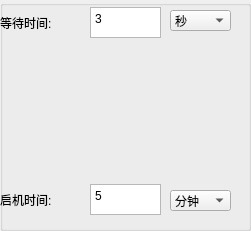
  <widget class="QGroupBox" name="groupBox_4">
   <property name="geometry">
    <rect>
     <x>960</x>
     <y>20</y>
     <width>251</width>
     <height>231</height>
    </rect>
   </property>
   <property name="title">
    <string/>
   </property>
   <widget class="QComboBox" name="comboBox_S1_TIME">
    <property name="geometry">
     <rect>
      <x>170</x>
      <y>190</y>
      <width>61</width>
      <height>21</height>
     </rect>
    </property>
    <item>
     <property name="text">
      <string>分钟</string>
     </property>
    </item>
    <item>
     <property name="text">
      <string>秒</string>
     </property>
    </item>
    <item>
     <property name="text">
      <string>毫秒</string>
     </property>
    </item>
   </widget>
   <widget class="QTextEdit" name="textEdit_S1_TIME">
    <property name="geometry">
     <rect>
      <x>90</x>
      <y>184</y>
      <width>71</width>
      <height>31</height>
     </rect>
    </property>
    <property name="html">
     <string>&lt;!DOCTYPE HTML PUBLIC &quot;-//W3C//DTD HTML 4.0//EN&quot; &quot;http://www.w3.org/TR/REC-html40/strict.dtd&quot;&gt;
&lt;html&gt;&lt;head&gt;&lt;meta name=&quot;qrichtext&quot; content=&quot;1&quot; /&gt;&lt;style type=&quot;text/css&quot;&gt;
p, li { white-space: pre-wrap; }
&lt;/style&gt;&lt;/head&gt;&lt;body style=&quot; font-family:'宋体'; font-size:10pt; font-weight:400; font-style:normal;&quot;&gt;
&lt;p style=&quot; margin-top:0px; margin-bottom:0px; margin-left:0px; margin-right:0px; -qt-block-indent:0; text-indent:0px;&quot;&gt;&lt;span style=&quot; font-family:'SimSun'; font-size:9pt;&quot;&gt;5&lt;/span&gt;&lt;/p&gt;&lt;/body&gt;&lt;/html&gt;</string>
    </property>
   </widget>
   <widget class="QLabel" name="label_132">
    <property name="geometry">
     <rect>
      <x>0</x>
      <y>190</y>
      <width>71</width>
      <height>20</height>
     </rect>
    </property>
    <property name="text">
     <string>启机时间:</string>
    </property>
   </widget>
   <widget class="QComboBox" name="comboBox_S1_ACWaitTIME">
    <property name="geometry">
     <rect>
      <x>170</x>
      <y>10</y>
      <width>61</width>
      <height>21</height>
     </rect>
    </property>
    <item>
     <property name="text">
      <string>秒</string>
     </property>
    </item>
    <item>
     <property name="text">
      <string>分钟</string>
     </property>
    </item>
    <item>
     <property name="text">
      <string>毫秒</string>
     </property>
    </item>
   </widget>
   <widget class="QLabel" name="label_131">
    <property name="geometry">
     <rect>
      <x>0</x>
      <y>13</y>
      <width>71</width>
      <height>20</height>
     </rect>
    </property>
    <property name="text">
     <string>等待时间:</string>
    </property>
   </widget>
   <widget class="QTextEdit" name="textEdit_S1_ACWaitTIME">
    <property name="geometry">
     <rect>
      <x>90</x>
      <y>7</y>
      <width>71</width>
      <height>31</height>
     </rect>
    </property>
    <property name="html">
     <string>&lt;!DOCTYPE HTML PUBLIC &quot;-//W3C//DTD HTML 4.0//EN&quot; &quot;http://www.w3.org/TR/REC-html40/strict.dtd&quot;&gt;
&lt;html&gt;&lt;head&gt;&lt;meta name=&quot;qrichtext&quot; content=&quot;1&quot; /&gt;&lt;style type=&quot;text/css&quot;&gt;
p, li { white-space: pre-wrap; }
&lt;/style&gt;&lt;/head&gt;&lt;body style=&quot; font-family:'宋体'; font-size:10pt; font-weight:400; font-style:normal;&quot;&gt;
&lt;p style=&quot; margin-top:0px; margin-bottom:0px; margin-left:0px; margin-right:0px; -qt-block-indent:0; text-indent:0px;&quot;&gt;&lt;span style=&quot; font-family:'SimSun'; font-size:9pt;&quot;&gt;3&lt;/span&gt;&lt;/p&gt;&lt;/body&gt;&lt;/html&gt;</string>
    </property>
   </widget>
  </widget>
